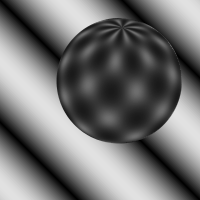
#> input picture sphere/sphere_gray.0.png, 200 x 200 px; the run also reads 1 picture not shown here
$ python y.py
#> lines starting #> are read from the running program, lines starting #| are printed output that depends on the picture
import numpy as np
import matplotlib.pyplot as plt
import cv2


# =========================
# 讀影像（IMPORTANT：不要用 int8）
# =========================
im1 = cv2.imread("sphere_gray.0.png", cv2.IMREAD_GRAYSCALE).astype(np.int16)
#> im1: shape (200, 200) int16; min 0, max 225, mean 114.4
im2 = cv2.imread("sphere_gray.2.png", cv2.IMREAD_GRAYSCALE).astype(np.int16)
#> im2: shape (200, 200) int16; min 0, max 225, mean 114.4

H, W = im1.shape
#> H = 200; W = 200

# =========================
# window = 3
# stride = 3
# =========================
window_size = 5
w = window_size // 2
stride = 5

# =========================
# gradient buffers
# =========================
Ix = np.zeros((H, W), dtype=np.int16)
Iy = np.zeros((H, W), dtype=np.int16)
It = np.zeros((H, W), dtype=np.int16)

# =========================
# compute gradients
# =========================
for i in range(1, H-1):
    for j in range(1, W-1):
        Ix[i, j] = im1[i, j+1] - im1[i, j-1]
        Iy[i, j] = im1[i+1, j] - im1[i-1, j]
        It[i, j] = im2[i, j] - im1[i, j]
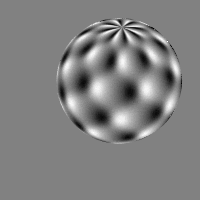
#> It: shape (200, 200) int16; min -29, max 28, mean 0; drawn with min black and max white
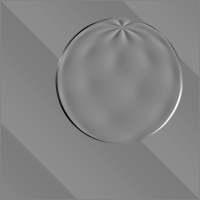
#> Ix: shape (200, 200) int16; min -189, max 176, mean 0; drawn with min black and max white
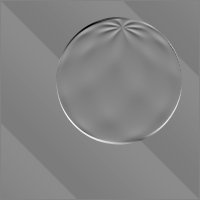
#> Iy: shape (200, 200) int16; min -197, max 184, mean 0; drawn with min black and max white

# =========================
# optical flow
# =========================
Vx = np.zeros((H, W), dtype=np.float32)
Vy = np.zeros((H, W), dtype=np.float32)

pp = 0

for i in range(w, H-w, stride):
    for j in range(w, W-w, stride):

        wx = Ix[i-w:i+w+1, j-w:j+w+1].flatten()
        wy = Iy[i-w:i+w+1, j-w:j+w+1].flatten()
        wt = It[i-w:i+w+1, j-w:j+w+1].flatten()

        A = np.vstack((wx, wy)).T.astype(np.float32)
        b = (-wt).reshape(-1, 1).astype(np.float32)

        pp += 1

        ATA = A.T @ A

        try:
            V = np.linalg.inv(ATA) @ (A.T @ b)*3

            Vx[i, j] = V[0, 0]
            Vy[i, j] = V[1, 0]

        except np.linalg.LinAlgError:
            Vx[i, j] = 0
            Vy[i, j] = 0
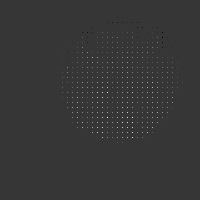
#> Vx: shape (200, 200) float32; min -3.03, max 11.21, mean 0.0428; drawn with min black and max white
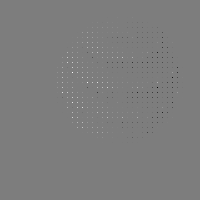
#> Vy: shape (200, 200) float32; min -7.67, max 7.92, mean 0.00173; drawn with min black and max white
#> after the loop, pp = 1600

print("patch count:", pp)
#| patch count: 1600

# =========================
# visualization
# =========================
fig, axes = plt.subplots(1, 3, figsize=(18, 6))

axes[0].imshow(im1, cmap='gray')
axes[0].set_title("im1")
axes[0].axis('off')

axes[1].imshow(im2, cmap='gray')
axes[1].set_title("im2")
axes[1].axis('off')

axes[2].imshow(im1, cmap='gray', alpha=0.5)

ys = np.arange(w, H-w, stride)
#> ys = 40 values from 2 to 197
xs = np.arange(w, W-w, stride)
#> xs = 40 values from 2 to 197
X_grid, Y_grid = np.meshgrid(xs, ys)

Vx_sparse = Vx[w:H-w:stride, w:W-w:stride]
Vy_sparse = Vy[w:H-w:stride, w:W-w:stride]

axes[2].quiver(X_grid, Y_grid, Vx_sparse, Vy_sparse,
               color='red', angles='xy', scale_units='xy', scale=1)
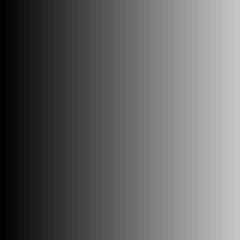
#> X_grid: shape (40, 40) int64 (shown 6 times larger); min 2, max 197, mean 99.5


axes[2].axis('off')

plt.tight_layout()
plt.show()
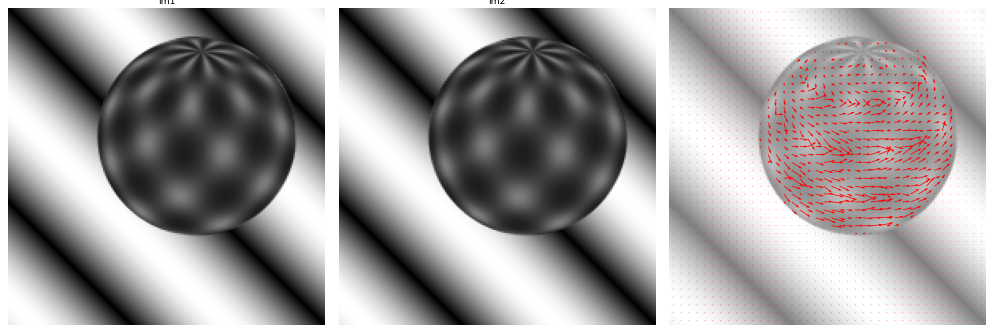
#> figure drawn by matplotlib, 3 panels
